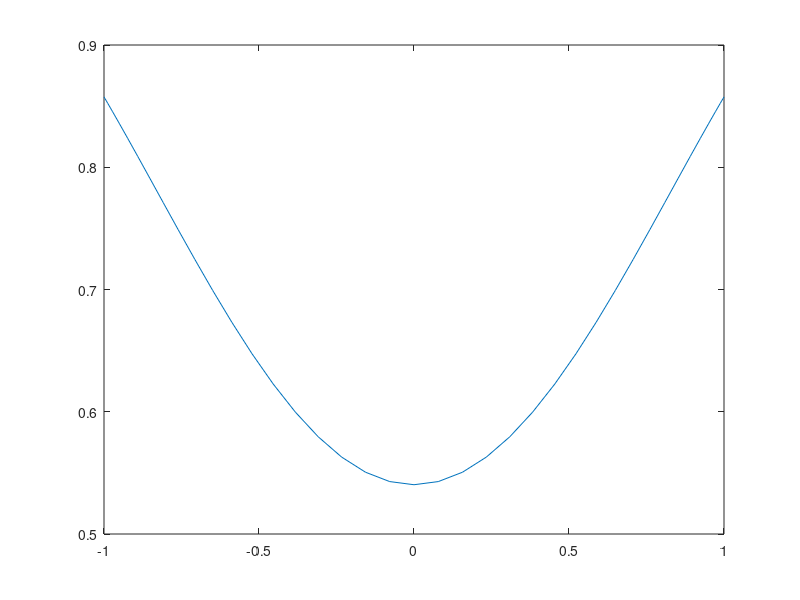

This figure's MATLAB source: (Note: this script raises an error after producing the figure.)

N=40;
theta=(0:N)'*pi/N;
x=cos(theta);
plot(x,cos(cos(x)))
[tx,ty]=meshgrid(x,x);
v=cos(1*tx).*cos(1*ty);
vx=-sin(1*tx).*cos(1*ty);
vy=-cos(1*tx).*sin(1*ty);
% vp=vp./sqrt(1-cos(tx).^2);
pp=diff_cheb2(v,'x');
err=vx-pp;
max(max(abs(err)))

pp=diff_cheb2(v,'y');
max(max(abs(vy-pp)))
return;
N=40;
theta1=(0:N)'*pi/N;
theta2=(0:N)'*pi/N;
[tx,ty]=meshgrid(theta1,theta2);
v=cos(1*tx).*cos(1*ty);
vx=cos(1*ty);
vy=cos(1*tx);
% vp=vp./sqrt(1-cos(tx).^2);
pp=diff_cheb2(v,'x');
max(max(abs(vx-pp)))

pp=diff_cheb2(v,'y');
max(max(abs(vy-pp)))

return;



%%
N=8;
theta=(0:N)'*pi/N;


v=cos(1*theta)+cos(3*theta)/2;
% v=1+sqrt(theta);
%plot(theta,v,'b')
hold on
u=chebfft(v);

% pp=zeros(size(theta));
% for i=1:length(U)/2
% pp=pp+U(i)*cos((i-1)*theta)/N;  
% end
pp=chebifft(u);
plot(theta,pp,'r')
hold off


